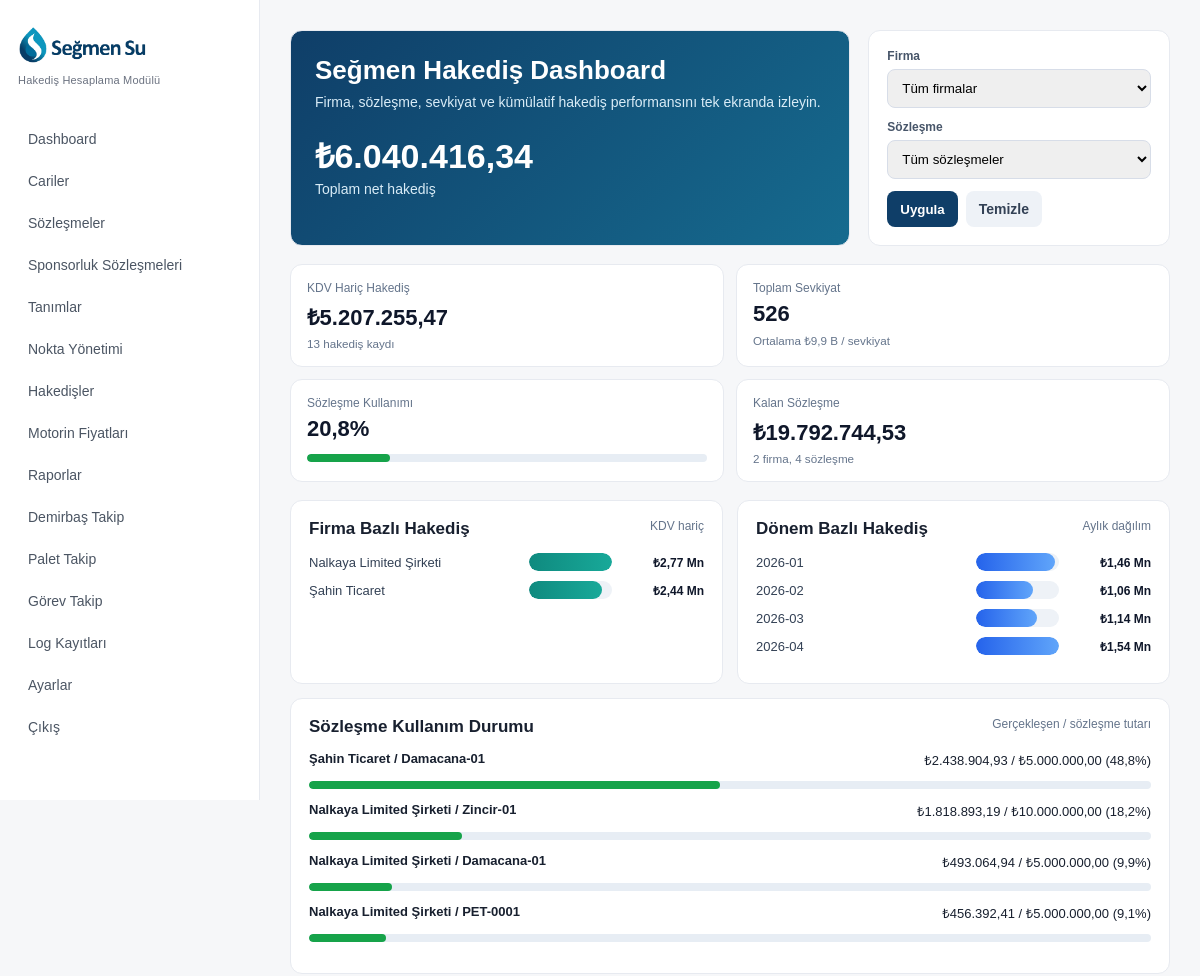
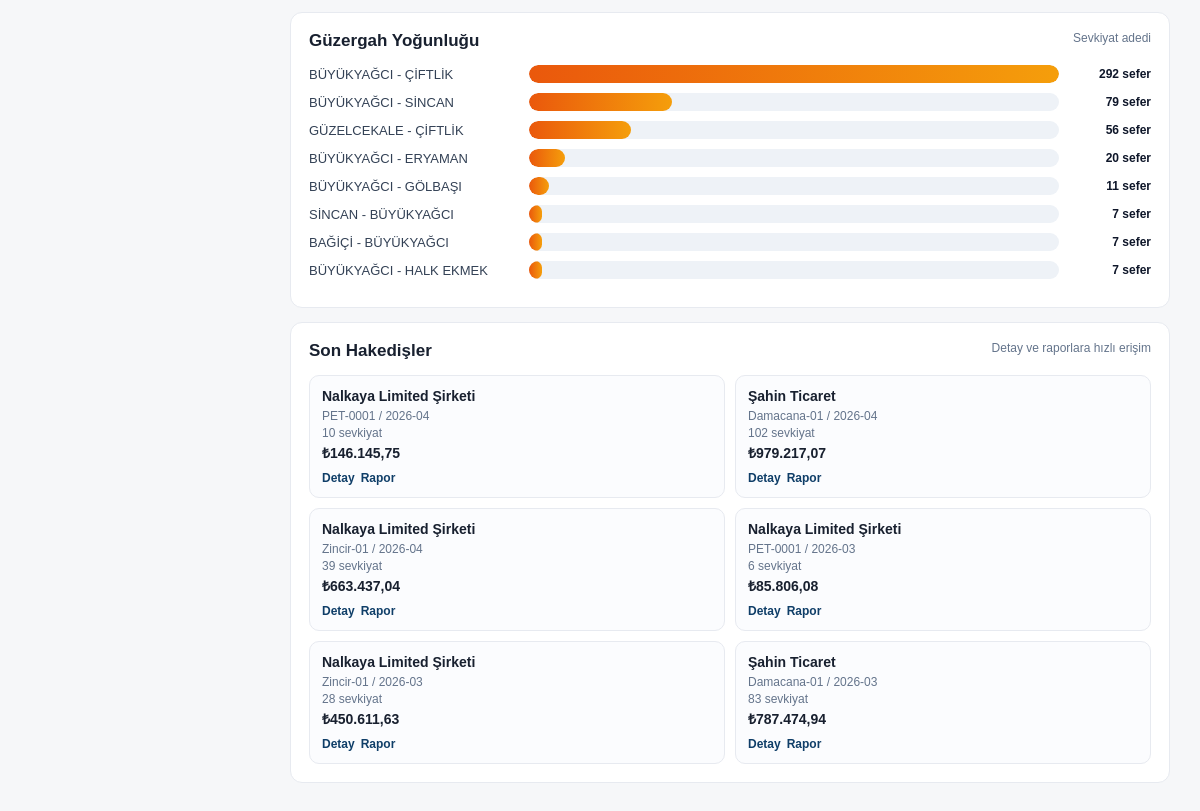
The app's page /dashboard.php (signed in) with its own data (2 pictures, top to bottom).
### tables this page shows
CREATE TABLE `hakedisler` (
  `id` int(11) NOT NULL,
  `hakedis_no` varchar(100) DEFAULT NULL,
  `cari_id` int(11) NOT NULL,
  `sozlesme_id` int(11) NOT NULL,
  `baslangic_tarihi` date DEFAULT NULL,
  `bitis_tarihi` date DEFAULT NULL,
  `toplam_tutar` decimal(15,2) DEFAULT 0.00,
  `kdv_tutar` decimal(15,2) DEFAULT 0.00,
  `tevkifat_tutar` decimal(15,2) DEFAULT 0.00,
  `genel_toplam` decimal(15,2) DEFAULT 0.00,
  `durum` varchar(50) DEFAULT 'taslak',
  `aciklama` text DEFAULT NULL,
  `created_by` int(11) DEFAULT NULL,
  `created_at` timestamp NOT NULL DEFAULT current_timestamp(),
  `donem` varchar(50) DEFAULT NULL,
  `net_tutar` decimal(15,2) DEFAULT 0.00
);

CREATE TABLE `cariler` (
  `id` int(11) NOT NULL,
  `cari_kod` varchar(50) DEFAULT NULL,
  `cari_unvan` varchar(255) NOT NULL,
  `cari_tipleri` text DEFAULT NULL,
  `vergi_no` varchar(50) DEFAULT NULL,
  `vergi_dairesi` varchar(100) DEFAULT NULL,
  `yetkili_kisi` varchar(150) DEFAULT NULL,
  `telefon` varchar(50) DEFAULT NULL,
  `email` varchar(150) DEFAULT NULL,
  `adres` text DEFAULT NULL,
  `iban` varchar(100) DEFAULT NULL,
  `durum` tinyint(4) DEFAULT 1,
  `created_at` timestamp NOT NULL DEFAULT current_timestamp(),
  `firma_kodu` varchar(50) DEFAULT NULL,
  `firma_adi` varchar(255) DEFAULT NULL,
  `yetkili` varchar(255) DEFAULT NULL,
  `tip` varchar(50) DEFAULT NULL
);

CREATE TABLE `sozlesmeler` (
  `id` int(11) NOT NULL,
  `cari_id` int(11) NOT NULL,
  `sozlesme_no` varchar(100) DEFAULT NULL,
  `sozlesme_adi` varchar(255) DEFAULT NULL,
  `baslangic_tarihi` date DEFAULT NULL,
  `bitis_tarihi` date DEFAULT NULL,
  `motorin_baz_fiyati` decimal(10,3) DEFAULT 0.000,
  `fiyat_fark_orani` decimal(5,2) DEFAULT 7.00,
  `fiyat_fark_etki_orani` decimal(5,2) DEFAULT 40.00,
  `aciklama` text DEFAULT NULL,
  `durum` tinyint(4) DEFAULT 1,
  `created_at` timestamp NOT NULL DEFAULT current_timestamp(),
  `sozlesme_tutari` decimal(15,2) DEFAULT 0.00
);

### dashboard.php (the view, shortened to what this page needs)
<?php
require_once __DIR__ . '/config/database.php';
function para($value){
    return '₺' . number_format((float)$value, 2, ',', '.');
}
function kisaPara($value){
    $value = (float)$value;
    if(abs($value) >= 1000000){
        return '₺' . number_format($value / 1000000, 2, ',', '.') . ' Mn';
    }
    if(abs($value) >= 1000){
        return '₺' . number_format($value / 1000, 1, ',', '.') . ' B';
    }
    return para($value);
}
function yuzde($value){
    return number_format((float)$value, 1, ',', '.') . '%';
}
$where = [];
$params = [];
$whereSql = $where ? 'WHERE ' . implode(' AND ', $where) : '';
$summaryQuery = $db->prepare("
    SELECT
        COALESCE(SUM(hakedisler.toplam_tutar), 0) AS toplam_hakedis,
        COALESCE(SUM(hakedisler.kdv_tutar), 0) AS toplam_kdv,
        COALESCE(SUM(hakedisler.tevkifat_tutar), 0) AS toplam_tevkifat,
        COALESCE(SUM(hakedisler.net_tutar), 0) AS toplam_net,
        COUNT(hakedisler.id) AS hakedis_adet,
        COUNT(DISTINCT hakedisler.cari_id) AS firma_adet,
        COUNT(DISTINCT hakedisler.sozlesme_id) AS sozlesme_adet
    FROM hakedisler
    LEFT JOIN cariler ON cariler.id = hakedisler.cari_id
    $whereSql
");
$summaryQuery->execute($params);
$summary = $summaryQuery->fetch(PDO::FETCH_ASSOC);
$shipmentCountQuery = $db->prepare("
    SELECT COUNT(hakedis_satirlari.id) AS sevkiyat_adet
    FROM hakedisler
    LEFT JOIN cariler ON cariler.id = hakedisler.cari_id
    LEFT JOIN hakedis_satirlari ON hakedis_satirlari.hakedis_id = hakedisler.id
    $whereSql
");
$shipmentCountQuery->execute($params);
$summary['sevkiyat_adet'] = (int)($shipmentCountQuery->fetch(PDO::FETCH_ASSOC)['sevkiyat_adet'] ?? 0);
$contractWhere = [];
$contractParams = [];
$contractWhereSql = $contractWhere ? 'WHERE ' . implode(' AND ', $contractWhere) : '';
$contractQuery = $db->prepare("
    SELECT COALESCE(SUM(sozlesmeler.sozlesme_tutari), 0) AS sozlesme_tutari
    FROM sozlesmeler
    LEFT JOIN cariler ON cariler.id = sozlesmeler.cari_id
    $contractWhereSql
");
$contractQuery->execute($contractParams);
$contractTotal = (float)($contractQuery->fetch(PDO::FETCH_ASSOC)['sozlesme_tutari'] ?? 0);
$realizationRate = $contractTotal > 0 ? ((float)$summary['toplam_hakedis'] / $contractTotal) * 100 : 0;
$remainingContract = $contractTotal - (float)$summary['toplam_hakedis'];
$averageShipment = (int)$summary['sevkiyat_adet'] > 0 ? (float)$summary['toplam_hakedis'] / (int)$summary['sevkiyat_adet'] : 0;
$firmQuery = $db->prepare("
    SELECT
        cariler.firma_adi AS label,
        COALESCE(SUM(hakedisler.toplam_tutar), 0) AS toplam,
        COUNT(DISTINCT hakedisler.id) AS adet
    FROM hakedisler
    LEFT JOIN cariler ON cariler.id = hakedisler.cari_id
    $whereSql
    GROUP BY cariler.firma_adi
    ORDER BY toplam DESC
");
$firmQuery->execute($params);
$firmChart = $firmQuery->fetchAll(PDO::FETCH_ASSOC);
$contractChartQuery = $db->prepare("
    SELECT
        CONCAT(cariler.firma_adi, ' / ', sozlesmeler.sozlesme_no) AS label,
        sozlesmeler.sozlesme_tutari,
        COALESCE(SUM(hakedisler.toplam_tutar), 0) AS toplam
    FROM sozlesmeler
    LEFT JOIN cariler ON cariler.id = sozlesmeler.cari_id
    LEFT JOIN hakedisler ON hakedisler.sozlesme_id = sozlesmeler.id
    $contractWhereSql
    GROUP BY sozlesmeler.id
    ORDER BY toplam DESC
");
$contractChartQuery->execute($contractParams);
$contractChart = $contractChartQuery->fetchAll(PDO::FETCH_ASSOC);
$monthQuery = $db->prepare("
    SELECT
        hakedisler.donem AS label,
        COALESCE(SUM(hakedisler.toplam_tutar), 0) AS toplam
    FROM hakedisler
    LEFT JOIN cariler ON cariler.id = hakedisler.cari_id
    $whereSql
    GROUP BY hakedisler.donem
    ORDER BY MIN(hakedisler.baslangic_tarihi), MIN(hakedisler.id)
");
$monthQuery->execute($params);
$monthChart = $monthQuery->fetchAll(PDO::FETCH_ASSOC);
$routeQuery = $db->prepare("
    SELECT
        CONCAT(hakedis_satirlari.cikis_noktasi, ' - ', hakedis_satirlari.varis_noktasi) AS label,
        COUNT(*) AS adet,
        COALESCE(SUM(hakedis_satirlari.guncel_birim_fiyat), 0) AS toplam
    FROM hakedis_satirlari
    LEFT JOIN hakedisler ON hakedisler.id = hakedis_satirlari.hakedis_id
    LEFT JOIN cariler ON cariler.id = hakedisler.cari_id
    $whereSql
    GROUP BY hakedis_satirlari.cikis_noktasi, hakedis_satirlari.varis_noktasi
    ORDER BY adet DESC
    LIMIT 8
");
$routeQuery->execute($params);
$routeChart = $routeQuery->fetchAll(PDO::FETCH_ASSOC);
$recentQuery = $db->prepare("
    SELECT
        hakedisler.id,
        hakedisler.donem,
        hakedisler.toplam_tutar,
        hakedisler.net_tutar,
        hakedisler.durum,
        hakedisler.baslangic_tarihi,
        cariler.firma_adi,
        sozlesmeler.sozlesme_no,
        COUNT(hakedis_satirlari.id) AS sevkiyat_adet
    FROM hakedisler
    LEFT JOIN cariler ON cariler.id = hakedisler.cari_id
    LEFT JOIN sozlesmeler ON sozlesmeler.id = hakedisler.sozlesme_id
    LEFT JOIN hakedis_satirlari ON hakedis_satirlari.hakedis_id = hakedisler.id
    $whereSql
    GROUP BY hakedisler.id
    ORDER BY hakedisler.baslangic_tarihi DESC, hakedisler.id DESC
    LIMIT 6
");
$recentQuery->execute($params);
$recent = $recentQuery->fetchAll(PDO::FETCH_ASSOC);
$maxFirm = max(array_column($firmChart ?: [['toplam' => 0]], 'toplam'));
$maxMonth = max(array_column($monthChart ?: [['toplam' => 0]], 'toplam'));
$maxRoute = max(array_column($routeChart ?: [['adet' => 0]], 'adet'));
?>
<!DOCTYPE html>
<html lang="tr">
<head>
<link rel="stylesheet" href="assets/css/style.css?v=20260522-logo-total">
</head>
<body>
<?php require_once __DIR__ . '/sidebar.php'; ?>
<div class="main">
    <div class="dashboard-hero">
        <div class="hero-card">
            <h2>Seğmen Hakediş Dashboard</h2>
            <p>Firma, sözleşme, sevkiyat ve kümülatif hakediş performansını tek ekranda izleyin.</p>
            <div class="hero-number"><?php echo para($summary['toplam_net']); ?></div>
            <div class="hero-sub">Toplam net hakediş</div>
        </div>
        <form class="filter-panel" method="GET">
            <label>Firma</label>
            <select name="firma">
                <option value="">Tüm firmalar</option>
            </select>
            <label>Sözleşme</label>
            <select name="sozlesme_id">
                <option value="">Tüm sözleşmeler</option>
            </select>
            <div class="filter-actions">
                <button class="btn" type="submit">Uygula</button>
                <a class="btn btn-light" href="dashboard.php">Temizle</a>
            </div>
        </form>
    </div>
    <div class="metrics">
        <div class="metric-card">
            <span>KDV Hariç Hakediş</span>
            <strong><?php echo para($summary['toplam_hakedis']); ?></strong>
            <small><?php echo (int)$summary['hakedis_adet']; ?> hakediş kaydı</small>
        </div>
        <div class="metric-card">
            <span>Toplam Sevkiyat</span>
            <strong><?php echo number_format((int)$summary['sevkiyat_adet'], 0, ',', '.'); ?></strong>
            <small>Ortalama <?php echo kisaPara($averageShipment); ?> / sevkiyat</small>
        </div>
        <div class="metric-card">
            <span>Sözleşme Kullanımı</span>
            <strong><?php echo yuzde($realizationRate); ?></strong>
            <div class="progress-track"><div class="progress-fill" style="--w:<?php echo min(100, max(0, $realizationRate)); ?>%"></div></div>
        </div>
        <div class="metric-card">
            <span>Kalan Sözleşme</span>
            <strong><?php echo para($remainingContract); ?></strong>
            <small><?php echo (int)$summary['firma_adet']; ?> firma, <?php echo (int)$summary['sozlesme_adet']; ?> sözleşme</small>
        </div>
    </div>
    <div class="charts">
        <div class="chart-card">
            <div class="chart-head">
                <h3>Firma Bazlı Hakediş</h3>
                <span>KDV hariç</span>
            </div>
            <?php foreach($firmChart as $row): ?>
                <?php $width = $maxFirm > 0 ? ((float)$row['toplam'] / $maxFirm) * 100 : 0; ?>
                <div class="bar-row">
                    <div class="bar-label" title="<?php echo htmlspecialchars($row['label']); ?>"><?php echo htmlspecialchars($row['label']); ?></div>
                    <div class="bar-track"><div class="bar-fill" style="--w:<?php echo $width; ?>%"></div></div>
                    <div class="bar-value"><?php echo kisaPara($row['toplam']); ?></div>
                </div>
            <?php endforeach; ?>
        </div>
        <div class="chart-card">
            <div class="chart-head">
                <h3>Dönem Bazlı Hakediş</h3>
                <span>Aylık dağılım</span>
            </div>
            <?php foreach($monthChart as $row): ?>
                <?php $width = $maxMonth > 0 ? ((float)$row['toplam'] / $maxMonth) * 100 : 0; ?>
                <div class="bar-row">
                    <div class="bar-label"><?php echo htmlspecialchars($row['label']); ?></div>
                    <div class="bar-track"><div class="bar-fill blue" style="--w:<?php echo $width; ?>%"></div></div>
                    <div class="bar-value"><?php echo kisaPara($row['toplam']); ?></div>
                </div>
            <?php endforeach; ?>
        </div>
        <div class="chart-card wide">
            <div class="chart-head">
                <h3>Sözleşme Kullanım Durumu</h3>
                <span>Gerçekleşen / sözleşme tutarı</span>
            </div>
            <?php foreach($contractChart as $row): ?>
                <?php
                    $rate = (float)$row['sozlesme_tutari'] > 0 ? ((float)$row['toplam'] / (float)$row['sozlesme_tutari']) * 100 : 0;
                ?>
                <div class="contract-row">
                    <div class="contract-top">
                        <strong title="<?php echo htmlspecialchars($row['label']); ?>"><?php echo htmlspecialchars($row['label']); ?></strong>
                        <span><?php echo para($row['toplam']); ?> / <?php echo para($row['sozlesme_tutari']); ?> (<?php echo yuzde($rate); ?>)</span>
                    </div>
                    <div class="progress-track"><div class="progress-fill" style="--w:<?php echo min(100, max(0, $rate)); ?>%"></div></div>
                </div>
            <?php endforeach; ?>
        </div>
        <div class="chart-card wide">
            <div class="chart-head">
                <h3>Güzergah Yoğunluğu</h3>
                <span>Sevkiyat adedi</span>
            </div>
            <?php foreach($routeChart as $row): ?>
                <?php $width = $maxRoute > 0 ? ((float)$row['adet'] / $maxRoute) * 100 : 0; ?>
                <div class="bar-row">
                    <div class="bar-label" title="<?php echo htmlspecialchars($row['label']); ?>"><?php echo htmlspecialchars($row['label']); ?></div>
                    <div class="bar-track"><div class="bar-fill orange" style="--w:<?php echo $width; ?>%"></div></div>
                    <div class="bar-value"><?php echo (int)$row['adet']; ?> sefer</div>
                </div>
            <?php endforeach; ?>
        </div>
    </div>
    <div class="recent-card">
        <div class="chart-head">
            <h3>Son Hakedişler</h3>
            <span>Detay ve raporlara hızlı erişim</span>
        </div>
        <div class="recent-grid">
            <?php foreach($recent as $row): ?>
                <div class="recent-item">
                    <strong><?php echo htmlspecialchars($row['firma_adi']); ?></strong>
                    <span><?php echo htmlspecialchars($row['sozlesme_no']); ?> / <?php echo htmlspecialchars($row['donem']); ?></span>
                    <span><?php echo (int)$row['sevkiyat_adet']; ?> sevkiyat</span>
                    <strong><?php echo para($row['net_tutar']); ?></strong>
                    <div class="recent-actions">
                        <a class="mini-link" href="hakedis-detay.php?hakedis_id=<?php echo $row['id']; ?>">Detay</a>
                        <a class="mini-link" href="hakedis-raporu.php?hakedis_id=<?php echo $row['id']; ?>">Rapor</a>
                    </div>
                </div>
            <?php endforeach; ?>
        </div>
    </div>
</div>
</body>
</html>

### sidebar.php
<div class="sidebar">
    <div class="logo">
        <img src="assets/img/segmen-su-logo.png" alt="Seğmen Su" class="sidebar-logo-img" width="132" style="width:132px;max-width:132px;max-height:96px;height:auto;object-fit:contain;">
        <span>Hakediş Hesaplama Modülü</span>
    </div>
    <div class="menu">
        <a href="dashboard.php">Dashboard</a>
        <a href="cariler.php">Cariler</a>
        <a href="sozlesmeler.php">Sözleşmeler</a>
        <a href="promosyon-sozlesmeleri.php">Sponsorluk Sözleşmeleri</a>
        <a href="tanimlar.php">Tanımlar</a>
        <a href="nokta-yonetimi.php">Nokta Yönetimi</a>
        <a href="hakedisler.php">Hakedişler</a>
        <a href="motorin-yukle.php">Motorin Fiyatları</a>
        <a href="raporlar.php">Raporlar</a>
        <a href="demirbas-takip.php">Demirbaş Takip</a>
        <a href="palet-takip.php">Palet Takip</a>
        <a href="gorev-takip.php">Görev Takip</a>
        <a href="log-kayitlari.php">Log Kayıtları</a>
        <a href="kullanici-yonetimi.php">Ayarlar</a>
        <a href="logout.php" onclick="return confirm('Çıkış yapılsın mı?');">Çıkış</a>
    </div>
</div>

### assets/css/style.css (style rules this page uses)
* { margin:0; padding:0; box-sizing:border-box; }
body { font-family:Arial, Helvetica, sans-serif; background:#f6f7f9; font-size:14px; color:#18202f; }
.sidebar { width:260px; height:100vh; background:#ffffff; position:fixed; left:0; top:0; color:#18202f; padding:24px 16px; border-right:1px solid #e7eaf0; overflow:hidden; }
.logo { display:flex; flex-direction:column; align-items:flex-start; gap:8px; margin-bottom:32px; color:#18202f; max-width:100%; overflow:hidden; }
.logo img, .sidebar-logo-img { width:132px !important; max-width:132px !important; max-height:96px !important; height:auto !important; object-fit:contain !important; display:block; }
.logo span { font-size:11px; line-height:1.25; color:#6b7280; white-space:normal; letter-spacing:.2px; padding-left:2px; }
.menu a { display:block; padding:11px 12px; color:#4b5563; text-decoration:none; font-size:14px; border-radius:8px; margin-bottom:4px; transition:background .15s ease,color .15s ease; }
.main { margin-left:260px; padding:30px; }

### records on screen
hakedisler: cari.firma_adi "Nalkaya Limited Şirketi", sozlesme.sozlesme_no "PET-0001", donem "2026-04", sevkiyat_adet "10", net_tutar "₺146.145,75"
hakedisler: cari.firma_adi "Şahin Ticaret", sozlesme.sozlesme_no "Damacana-01", donem "2026-04", sevkiyat_adet "102", net_tutar "₺979.217,07"
hakedisler: cari.firma_adi "Nalkaya Limited Şirketi", sozlesme.sozlesme_no "Zincir-01", donem "2026-04", sevkiyat_adet "39", net_tutar "₺663.437,04"
hakedisler: cari.firma_adi "Nalkaya Limited Şirketi", sozlesme.sozlesme_no "PET-0001", donem "2026-03", sevkiyat_adet "6", net_tutar "₺85.806,08"
hakedisler: cari.firma_adi "Nalkaya Limited Şirketi", sozlesme.sozlesme_no "Zincir-01", donem "2026-03", sevkiyat_adet "28", net_tutar "₺450.611,63"
hakedisler: cari.firma_adi "Şahin Ticaret", sozlesme.sozlesme_no "Damacana-01", donem "2026-03", sevkiyat_adet "83", net_tutar "₺787.474,94"

### other values on screen
para($summary['toplam_net']) "₺6.040.416,34"
para($summary['toplam_hakedis']) "₺5.207.255,47"
$summary['hakedis_adet'] "13"
$summary['sevkiyat_adet'] "526"
kisaPara($averageShipment) "₺9,9 B"
yuzde($realizationRate) "20,8%"
para($remainingContract) "₺19.792.744,53"
$summary['firma_adet'] "2"
$summary['sozlesme_adet'] "4"
$row['label'] "Nalkaya Limited Şirketi"
kisaPara($row['toplam']) "₺2,77 Mn"
$row['label'] "Şahin Ticaret"
kisaPara($row['toplam']) "₺2,44 Mn"
$row['label'] "2026-01"
kisaPara($row['toplam']) "₺1,46 Mn"
